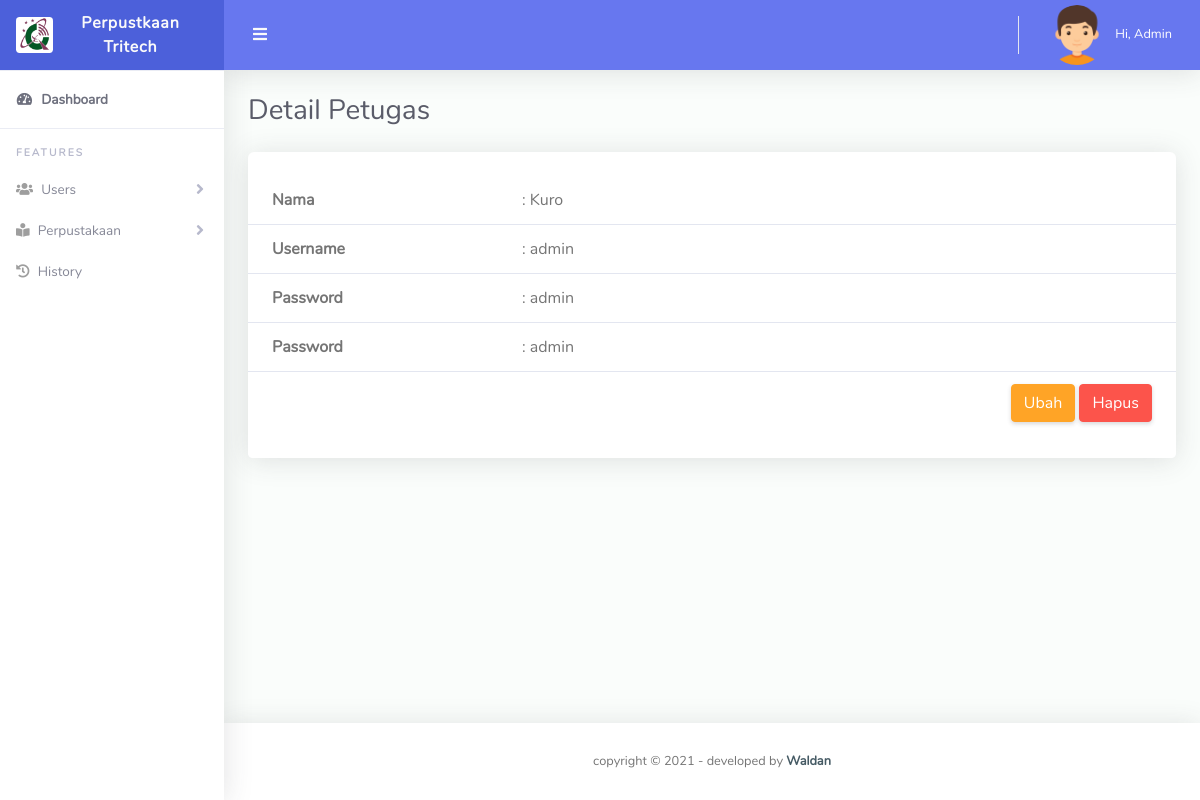
Screenshot of /petugas_detail.php?id_petugas=1 with the database file from the repository.
### tables this page shows
CREATE TABLE `petugas` (
  `id_petugas` int(255) NOT NULL,
  `username` varchar(20) NOT NULL,
  `password` varchar(20) NOT NULL,
  `nama_petugas` varchar(25) NOT NULL,
  `level` enum('admin','petugas') NOT NULL,
  `created_at` timestamp NOT NULL DEFAULT current_timestamp(),
  `updated_at` timestamp NOT NULL DEFAULT current_timestamp()
);

### config/functions/functionPetugas.php (called while the page is built, shortened)
<?php
include('./config/conn.php');
function detail($id)
{
    global $conn;
    $result = mysqli_query($conn, "SELECT * FROM petugas WHERE id_petugas = '$id'");
    $row = mysqli_fetch_assoc($result);
    return $row;
}

### petugas_detail.php (the view, shortened to what this page needs)
<?php
include('./config/functions/functionPetugas.php');
$id = $_GET['id_petugas'];
$detailPetugas = detail($id);
?>
<!DOCTYPE html>
<html lang="en">
<head>
    <?php include('./app/layouts/css.php'); ?>
</head>
<body id="page-top">
    <div id="wrapper">
        <?php include('./app/layouts/sidebar.php'); ?>
        <div id="content-wrapper" class="d-flex flex-column">
            <div id="content">
                <?php include('./app/layouts/topbar.php'); ?>
                <div class="container-fluid" id="container-wrapper">
                    <div class="d-sm-flex align-items-center justify-content-between mb-4">
                        <h1 class="h3 mb-0 text-gray-800">Detail Petugas</h1>
                    </div>
                    <div class="row">
                        <div class="col-lg-12 mb-4">
                            <div class="card">
                                <div class="table-responsive mt-4">
                                    <table class="table align-items-center table-flush">
                                        <tbody>
                                            <tr>
                                                <th style="width:250px;">Nama</th>
                                                <td>: <?= $detailPetugas['nama_petugas']; ?></td>
                                            </tr>
                                            <tr>
                                                <th style="width:250px;">Username</th>
                                                <td>: <?= $detailPetugas['username']; ?></td>
                                            </tr>
                                            <tr>
                                                <th style="width:250px;">Password</th>
                                                <td>: <?= $detailPetugas['password']; ?></td>
                                            </tr>
                                            <tr>
                                                <th style="width:250px;">Password</th>
                                                <td>: <?= $detailPetugas['level']; ?></td>
                                            </tr>
                                            <tr>
                                                <td colspan="2" class="text-right">
                                                    <a href="petugas_ubah.php?id_petugas=<?= $detailPetugas['id_petugas']; ?>" class="btn btn-warning">Ubah</a>
                                                    <a href="petugas_hapus.php?id_petugas=<?= $detailPetugas['id_petugas']; ?>" class="btn btn-danger" onclick="return confirm('Yakin!')">Hapus</a>
                                                </td>
                                            </tr>
                                        </tbody>
                                    </table>
                                </div>
                                <div class="card-footer"></div>
                            </div>
                        </div>
                    </div>
                </div>
            </div>
            <?php include('./app/layouts/footer.php'); ?>
        </div>
    </div>
</body>
</html>

### rows the page displays
petugas: nama_petugas "Kuro", username "admin", password "admin", level "admin"
